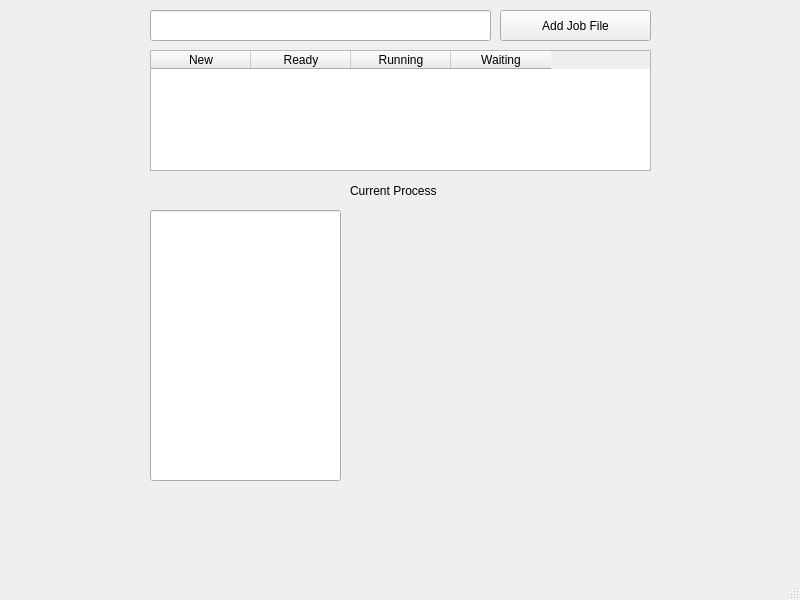
<?xml version="1.0" encoding="UTF-8"?>
<ui version="4.0">
 <class>MainWin</class>
 <widget class="QMainWindow" name="MainWin">
  <property name="geometry">
   <rect>
    <x>0</x>
    <y>0</y>
    <width>800</width>
    <height>600</height>
   </rect>
  </property>
  <property name="windowTitle">
   <string>MainWin</string>
  </property>
  <widget class="QWidget" name="centralwidget">
   <widget class="QPushButton" name="addJobFile">
    <property name="geometry">
     <rect>
      <x>500</x>
      <y>10</y>
      <width>151</width>
      <height>31</height>
     </rect>
    </property>
    <property name="text">
     <string>Add Job File</string>
    </property>
   </widget>
   <widget class="QTableWidget" name="tableWidget">
    <property name="geometry">
     <rect>
      <x>150</x>
      <y>50</y>
      <width>501</width>
      <height>121</height>
     </rect>
    </property>
    <column>
     <property name="text">
      <string>New</string>
     </property>
    </column>
    <column>
     <property name="text">
      <string>Ready</string>
     </property>
    </column>
    <column>
     <property name="text">
      <string>Running</string>
     </property>
    </column>
    <column>
     <property name="text">
      <string>Waiting</string>
     </property>
    </column>
   </widget>
   <widget class="QLabel" name="label">
    <property name="geometry">
     <rect>
      <x>350</x>
      <y>180</y>
      <width>91</width>
      <height>21</height>
     </rect>
    </property>
    <property name="text">
     <string>Current Process</string>
    </property>
   </widget>
   <widget class="QLineEdit" name="jobFileText">
    <property name="geometry">
     <rect>
      <x>150</x>
      <y>10</y>
      <width>341</width>
      <height>31</height>
     </rect>
    </property>
   </widget>
   <widget class="QLineEdit" name="showJobText">
    <property name="geometry">
     <rect>
      <x>150</x>
      <y>210</y>
      <width>191</width>
      <height>271</height>
     </rect>
    </property>
   </widget>
  </widget>
  <widget class="QMenuBar" name="menubar">
   <property name="geometry">
    <rect>
     <x>0</x>
     <y>0</y>
     <width>800</width>
     <height>26</height>
    </rect>
   </property>
  </widget>
  <widget class="QStatusBar" name="statusbar"/>
 </widget>
 <resources/>
 <connections/>
</ui>
